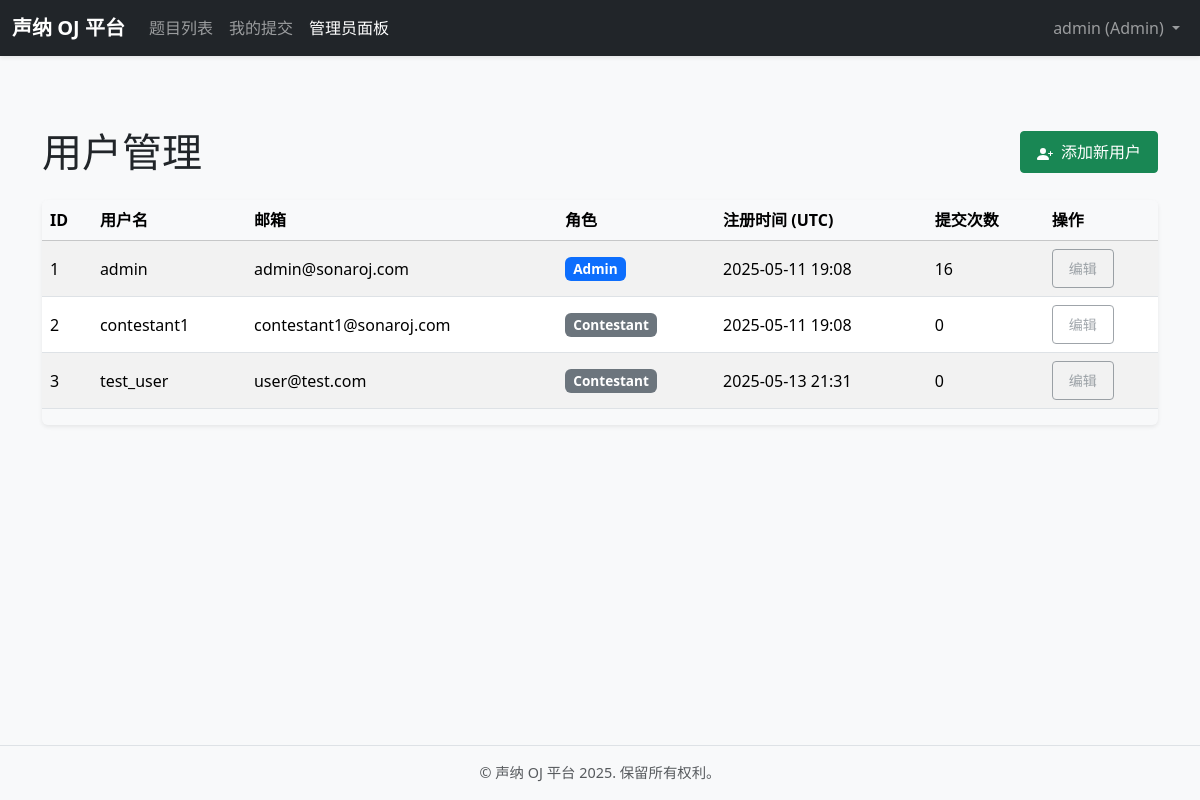
The app's page /admin/users (signed in) with its own data.
### models.py (models this page shows, shortened)
class User(UserMixin, db.Model):
    __tablename__ = 'user'  # 明确表名
    id = db.Column(db.Integer, primary_key=True)
    username = db.Column(db.String(80), unique=True, nullable=False, index=True)
    email = db.Column(db.String(120), unique=True, nullable=False, index=True)
    password_hash = db.Column(db.String(256))  # 存储哈希后的密码
    role = db.Column(db.Enum(UserRole), default=UserRole.CONTESTANT, nullable=False)
    created_at = db.Column(db.DateTime, default=lambda: datetime.now(timezone.utc))
    submissions = db.relationship('Submission', backref='author', lazy='dynamic', cascade="all, delete-orphan")

### routes/admin.py (the view)
@admin_bp.route('/users')
@admin_required
def manage_users_route():  # 路由函数名与蓝图名不冲突
    page = request.args.get('page', 1, type=int)
    users_per_page = current_app.config.get('ADMIN_USERS_PER_PAGE', 10)
    users_pagination = User.query.order_by(User.username).paginate(page=page, per_page=users_per_page, error_out=False)
    return render_template('admin/manage_users.html', title="用户管理", users=users_pagination)

### routes/admin.py (called while the page is built)
def admin_required(f):
    @wraps(f)
    @login_required
    def decorated_function(*args, **kwargs):
        if not current_user.is_authenticated or current_user.role != UserRole.ADMIN:
            flash("您没有权限访问此页面。请以管理员身份登录。", "danger")
            return redirect(url_for('main.index'))
        return f(*args, **kwargs)
    return decorated_function

### templates/admin/manage_users.html (shortened to what this page needs)
{% extends "_base.html" %}
{% block content %}
<div class="d-flex justify-content-between align-items-center mb-4 flex-wrap">
    <h1 class="mb-2 mb-md-0">用户管理</h1>
    <a href="{{ url_for('auth.register') }}" class="btn btn-success">
        添加新用户
    </a>
</div>
{% if users.items %}
<div class="table-responsive shadow-sm rounded">
    <table class="table table-hover align-middle table-striped">
        <thead class="table-light">
            <tr>
                <th scope="col">ID</th>
                <th scope="col">用户名</th>
                <th scope="col">邮箱</th>
                <th scope="col">角色</th>
                <th scope="col">注册时间 (UTC)</th>
                <th scope="col">提交次数</th>
                <th scope="col">操作</th>
            </tr>
        </thead>
        <tbody>
            {% for user_item in users.items %}
            <tr>
                <td>{{ user_item.id }}</td>
                <td>{{ user_item.username }}</td>
                <td>{{ user_item.email }}</td>
                <td><span class="badge bg-{{ 'primary' if user_item.role == UserRole.ADMIN else 'secondary' }}">{{ user_item.role.value|capitalize }}</span></td>
                <td>{{ user_item.created_at.strftime('%Y-%m-%d %H:%M') if user_item.created_at else 'N/A' }}</td>
                <td>{{ user_item.submissions.count() }}</td>
                <td>
                    <button class="btn btn-sm btn-outline-secondary" disabled title="编辑用户 (功能待实现)">编辑</button>
                </td>
            </tr>
            {% endfor %}
        </tbody>
    </table>
</div>
{% else %}
    <div class="alert alert-info mt-3">系统中没有其他用户。</div>
{% endif %}
{% endblock %}

### templates/_base.html (shortened to what this page needs)
<!doctype html>
<html lang="zh-CN">
<head>
    <link href="https://cdn.jsdelivr.net/npm/bootstrap@5.3.3/dist/css/bootstrap.min.css" rel="stylesheet"
>
    <link rel="stylesheet" href="{{ url_for('static', filename='style.css') }}">
</head>
<body class="d-flex flex-column min-vh-100">
    <nav class="navbar navbar-expand-lg navbar-dark bg-dark mb-4 sticky-top shadow-sm">
        <div class="container-fluid">
            <a class="navbar-brand fw-bold" href="{{ url_for('main.index') }}">声纳 OJ 平台</a>
            <div class="collapse navbar-collapse" id="navbarNav">
                <ul class="navbar-nav me-auto mb-2 mb-lg-0">
                    <li class="nav-item">
                        <a class="nav-link {% if request.endpoint == 'main.index' %}active{% endif %}" aria-current="page" href="{{ url_for('main.index') }}">题目列表</a>
                    </li>
                    {% if current_user.is_authenticated %}
                    <li class="nav-item">
                        <a class="nav-link {% if request.endpoint == 'submission.list_my_submissions' %}active{% endif %}" href="{{ url_for('submission.list_my_submissions') }}">我的提交</a>
                    </li>
                    {% if current_user.role == UserRole.ADMIN %}
                    <li class="nav-item">
                        <a class="nav-link {% if request.endpoint and request.endpoint.startswith('admin.') %}active{% endif %}" href="{{ url_for('admin.dashboard') }}">管理员面板</a>
                    </li>
                    {% endif %}
                    {% endif %}
                </ul>
                <ul class="navbar-nav">
                    {% if current_user.is_authenticated %}
                        <li class="nav-item dropdown">
                          <a class="nav-link dropdown-toggle" href="#" id="navbarUserDropdown" role="button" data-bs-toggle="dropdown" aria-expanded="false">
                            {{ current_user.username }} ({{ current_user.role.value|capitalize }})
                          </a>
                        </li>
                    {% endif %}
                </ul>
            </div>
        </div>
    </nav>
    <main class="container mt-4 mb-5 flex-grow-1">
        {% block content %}{% endblock %}
    </main>
    <footer class="container-fluid bg-light text-center py-3 border-top">
        <p class="mb-0 text-muted">&copy; 声纳 OJ 平台 {{ now.year if now else '2025' }}. 保留所有权利。</p>
    </footer>
</body>
</html>

### static/style.css (style rules this page uses)
body { display: flex; flex-direction: column; min-height: 100vh; background-color: #f8f9fa; }
main.container { flex: 1; padding-top: 1.5rem; padding-bottom: 1.5rem; }
.navbar { box-shadow: 0 0.125rem 0.25rem rgba(0, 0, 0, 0.075); }
.navbar-brand { font-weight: bold; }
.table th, .table td { vertical-align: middle; }
.badge { font-size: 0.85em; padding: 0.4em 0.6em; }
.btn { border-radius: 0.25rem; padding: 0.5rem 1rem; }
footer { padding: 1.5rem 0; font-size: 0.9em; }

### records on screen
User: username "admin", role.value "Admin", id "1", email "admin@sonaroj.com", created_at "2025-05-11 19:08", submissions.count "16"
User: id "2", username "contestant1", email "contestant1@sonaroj.com", role.value "Contestant", created_at "2025-05-11 19:08", submissions.count "0"
User: id "3", username "test_user", email "user@test.com", role.value "Contestant", created_at "2025-05-13 21:31", submissions.count "0"
